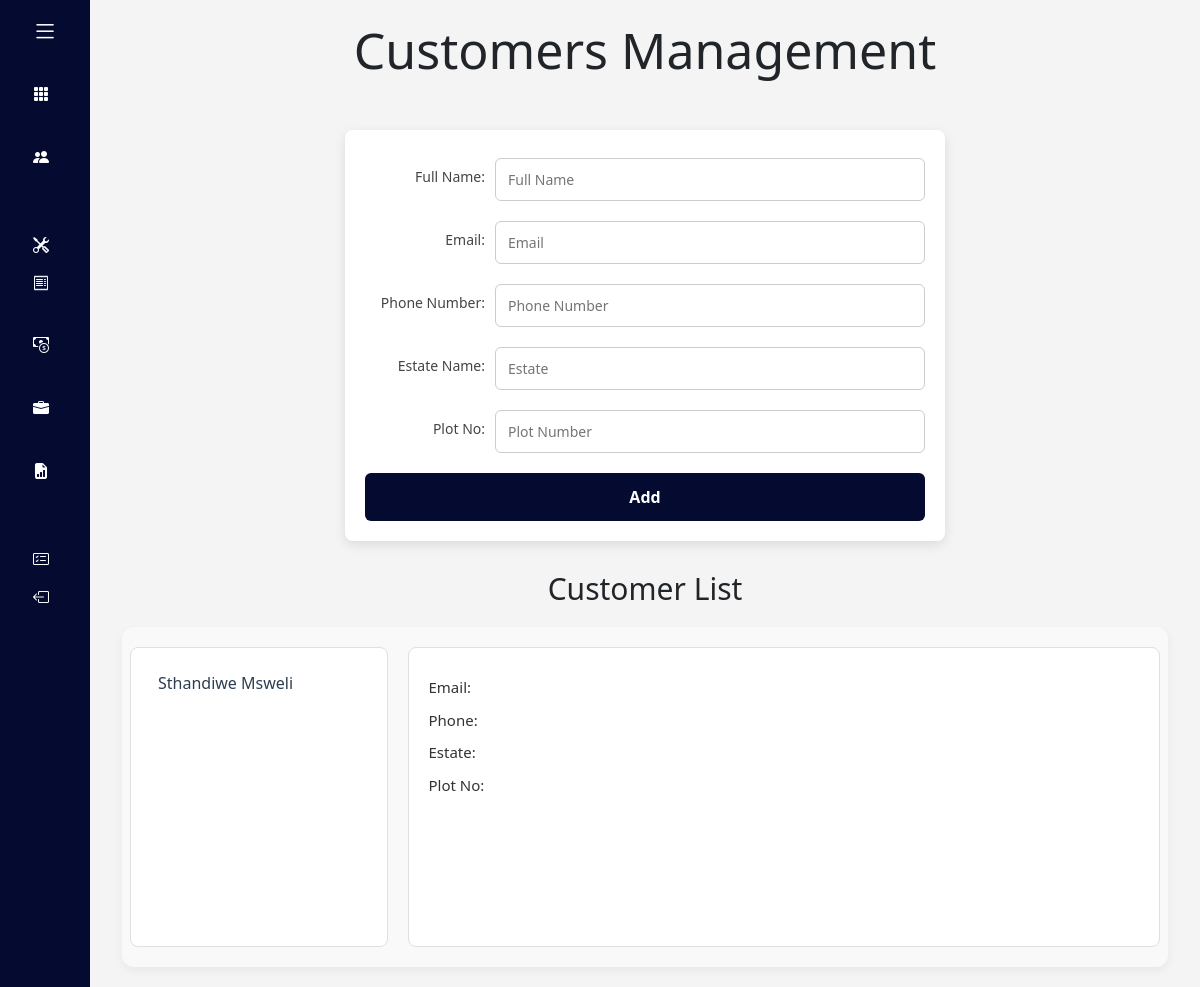
Before: /customer_form (signed in) with the older database file.
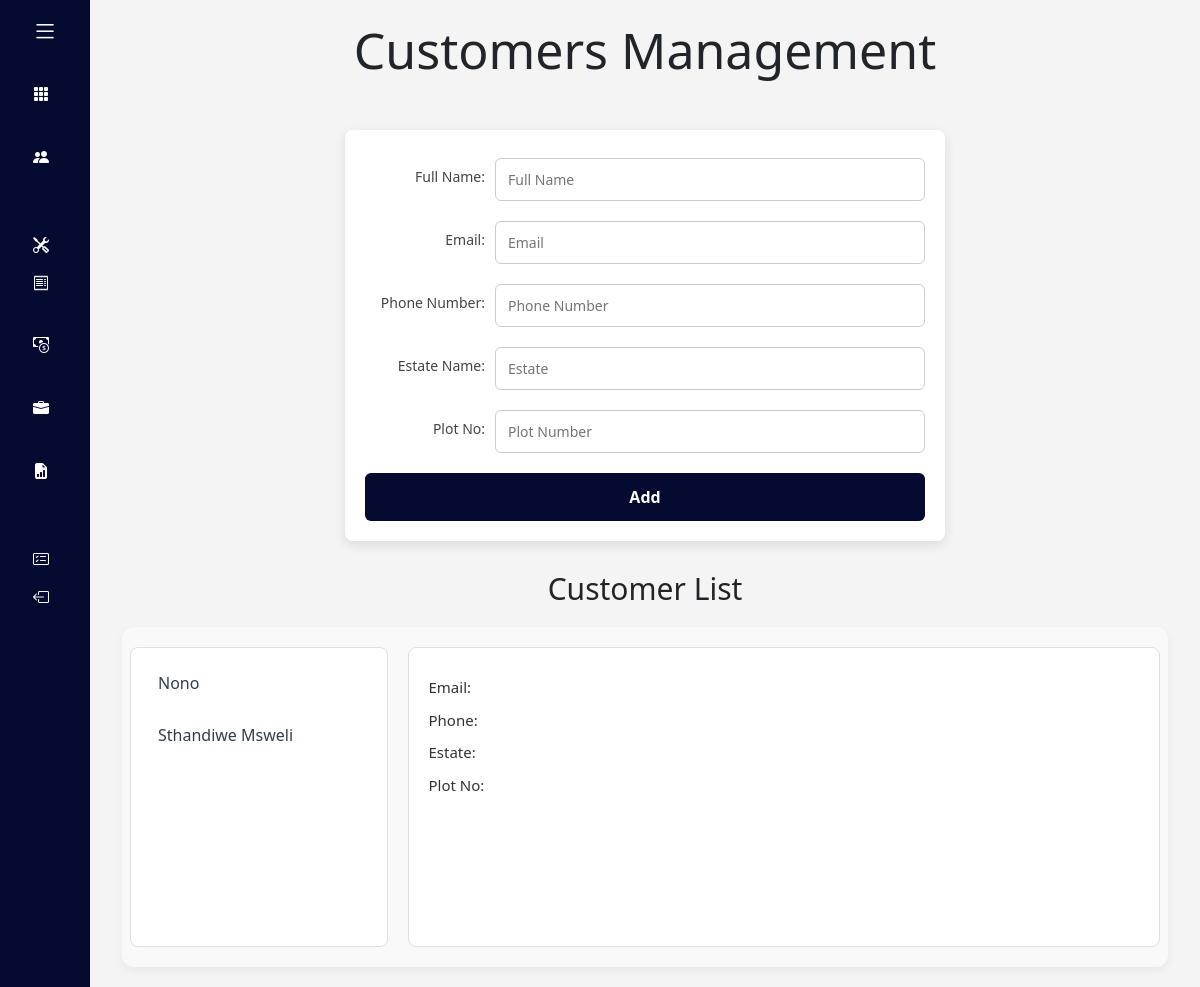
After: the same page with the newer database file.
### bookkeeping/models.py (models this page shows, shortened)
class Customer(models.Model):
    user = models.ForeignKey(User, on_delete=models.CASCADE, related_name="customer")
    name = models.CharField(max_length=100)
    email = models.EmailField()
    phone_no = models.CharField(max_length=15)
    estate = models.CharField(max_length=100)
    plot_no = models.IntegerField()

### bookkeeping/views.py (the view, shortened to what this page needs)
# urls.py: path("customer_form", views.customers, name="customer_form"),
def customers(request,post_id=None):
    customers_lists = Customer.objects.filter(user=request.user)
    first_customer = customers_lists.first()
    if post_id:
        customer = get_object_or_404(Customer, id=post_id,user=request.user)
    else:
        customer = None
    return render(request, "bookkeeping/customers.html", {
        'customers': customers_lists,
        'post': customer,
        'default_customer': first_customer
    })

### bookkeeping/templates/bookkeeping/customers.html (shortened to what this page needs)
{% extends "bookkeeping/layout.html" %}
{% block body %}
<div class="customers">
<h1>Customers Management</h1>
<div class="form-container">
<form action="" method="POST">
  <div class="form-group mt-2">
    <label>Full Name:</label>
    <input type="text" id="name" name="name" placeholder="Full Name"
           value="{{ post.name|default:'' }}" />
  </div>
  <div class="form-group mt-2">
    <label>Email:</label>
    <input type="text" id="email" name="email" placeholder="Email"
           value="{{ post.email|default:'' }}" />
  </div>
  <div class="form-group mt-2">
    <label>Phone Number:</label>
    <input type="tel" id="phoneNo" name="phoneNo" placeholder="Phone Number"
           value="{{ post.phone_no|default:'' }}" />
  </div>
  <div class="form-group mt-2">
    <label>Estate Name:</label>
    <input type="text" id="estate" name="estate" placeholder="Estate"
           value="{{ post.estate|default:'' }}" />
  </div>
  <div class="form-group mt-2">
    <label>Plot No:</label>
    <input type="number" id="plot" name="plot" placeholder="Plot Number"
           value="{{ post.plot_no|default:'' }}" />
  </div>
  <button type="submit" class="btn submit-btn">
    {% if post %}Update{% else %}Add{% endif %}
  </button>
</form>
</div>
<h2 class="customer-list">Customer List</h2>
{% if customers %}
<div class="nameList">
  <div class="customersList row">
    <div class="names col-3" style="max-height: 500px; overflow-y: auto;">
      <ul>
        {% for customer in customers %}
          <li id="highlight-customer-{{ customer.id }}">
    <a class="customer-name"
       data-id="{{ customer.id }}"
       {% if forloop.first %}data-default="true"{% endif %}>
       {{ customer.name|title }}
    </a>
          </li>
        {% endfor %}
      </ul>
    </div>
<div class="details col-6" id="customer-details">
  <ul>
    <li>Email: </li>
    <li>Phone: </li>
    <li>Estate: </li>
    <li>Plot No: </li>
  </ul>
</div>
  </div>
</div>
{% else %}
<p>"There are currently no names to display."</p>
{% endif %}
</div>
{% endblock %}

Changed rows visible on the page:
added Customer: name "Nono"
